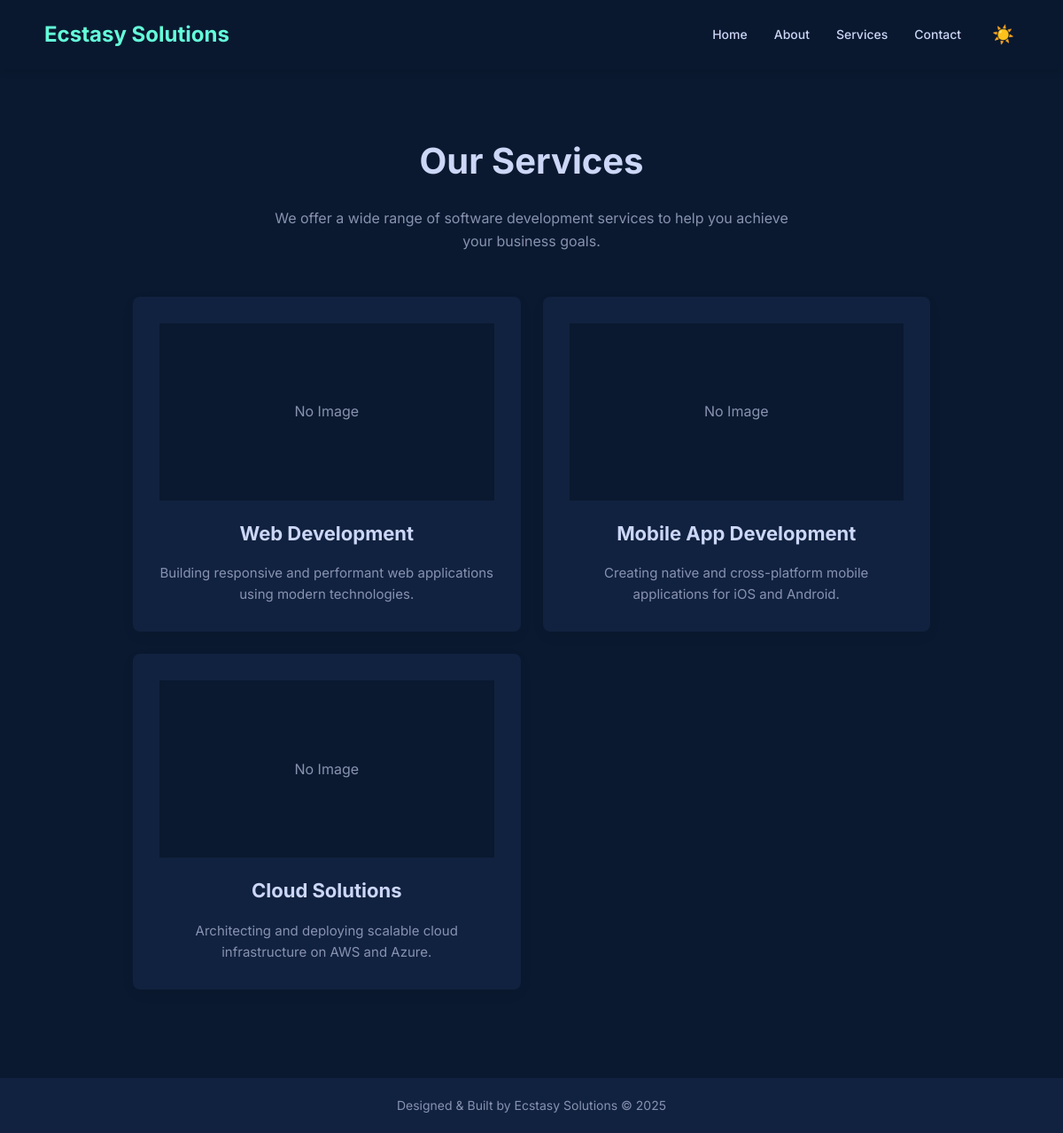
/services.php, run on the app's committed database.
### tables this page shows
CREATE TABLE `settings` (
  `id` int(11) NOT NULL AUTO_INCREMENT,
  `key_name` varchar(100) NOT NULL,
  `value` longtext,
  PRIMARY KEY (`id`),
  UNIQUE KEY `key_name` (`key_name`)
);

CREATE TABLE `services` (
  `id` int(11) NOT NULL AUTO_INCREMENT,
  `title` varchar(255) NOT NULL,
  `description` text NOT NULL,
  `image` varchar(255) DEFAULT NULL,
  `created_at` timestamp DEFAULT CURRENT_TIMESTAMP,
  PRIMARY KEY (`id`)
);

### includes/db.php (called while the page is built, shortened)
<?php
function get_setting($pdo, $key)
{
    $stmt = $pdo->prepare("SELECT value FROM settings WHERE key_name = ?");
    $stmt->execute([$key]);
    $result = $stmt->fetch();
    return $result ? $result['value'] : '';
}
?>

### services.php (the view, shortened to what this page needs)
<?php
require_once 'includes/db.php';
$stmt = $pdo->query("SELECT * FROM services ORDER BY created_at DESC");
$services = $stmt->fetchAll();
require_once 'includes/header.php';
?>
<section class="section" style="padding-top: 150px;">
    <h1 style="font-size: 40px; color: var(--heading-color); margin-bottom: 20px; text-align: center;">Our Services</h1>
    <p style="text-align: center; max-width: 600px; margin: 0 auto 50px auto;">
        We offer a wide range of software development services to help you achieve your business goals.
    </p>
    <div class="services-grid">
        <?php foreach ($services as $service): ?>
            <div class="service-card">
                <?php if ($service['image'] && file_exists("assets/images/services/" . $service['image'])): ?>
                    <img src="assets/images/services/<?php echo htmlspecialchars($service['image']); ?>"
                        alt="<?php echo htmlspecialchars($service['title']); ?>">
                <?php else: ?>
                    <div
                        style="width: 100%; height: 200px; background: var(--bg-color); margin-bottom: 20px; display: flex; align-items: center; justify-content: center;">
                        No Image</div>
                <?php endif; ?>
                <h3><?php echo htmlspecialchars($service['title']); ?></h3>
                <p><?php echo htmlspecialchars($service['description']); ?></p>
            </div>
        <?php endforeach; ?>
    </div>
</section>
<?php require_once 'includes/footer.php'; ?>

### includes/header.php (shortened to what this page needs)
<?php
require_once 'includes/db.php';
?>
<!DOCTYPE html>
<html lang="en">
<head>
    <link rel="stylesheet" href="assets/css/style.css?v=<?php echo time(); ?>">
</head>
<body>
    <header>
        <div class="logo"><?php echo htmlspecialchars(get_setting($pdo, 'site_title')); ?></div>
        <nav>
            <ul>
                <li><a href="index.php">Home</a></li>
                <li><a href="about.php">About</a></li>
                <li><a href="services.php">Services</a></li>
                <li><a href="contact.php">Contact</a></li>
                <li>
                    <button id="theme-toggle" class="theme-toggle" title="Toggle Theme">☀️</button>
                </li>
            </ul>
        </nav>
    </header>

### includes/footer.php (shortened to what this page needs)
<footer>
    <p>Designed & Built by Ecstasy Solutions &copy; <?php echo date('Y'); ?></p>
</footer>
</body>
</html>

### assets/css/style.css (style rules this page uses)
:root { --primary-color: #0a192f; --secondary-color: #64ffda; --text-color: #8892b0; --heading-color: #ccd6f6; --bg-color: #0a192f; --light-bg: #112240; --card-bg: #112240; --nav-bg: rgba(10, 25, 47, 0.85); --white: #ffffff; --shadow: 0 10px 30px -10px rgba(2, 12, 27, 0.7); --transition: all 0.3s ease; --font-main: 'Inter', sans-serif; }
* { margin: 0; padding: 0; box-sizing: border-box; }
body { font-family: var(--font-main); background-color: var(--bg-color); color: var(--text-color); line-height: 1.6; overflow-x: hidden; transition: background-color 0.3s ease, color 0.3s ease; }
a { text-decoration: none; color: inherit; transition: var(--transition); }
ul { list-style: none; }
header { position: fixed; top: 0; width: 100%; padding: 20px 50px; display: flex; justify-content: space-between; align-items: center; background-color: var(--nav-bg); backdrop-filter: blur(10px); z-index: 1000; box-shadow: 0 2px 10px rgba(0, 0, 0, 0.1); transition: background-color 0.3s ease; }
.logo { font-size: 24px; font-weight: 700; color: var(--secondary-color); }
nav ul { display: flex; gap: 30px; align-items: center; }
nav a { color: var(--heading-color); font-size: 14px; font-weight: 500; }
.theme-toggle { background: none; border: none; cursor: pointer; color: var(--heading-color); font-size: 20px; display: flex; align-items: center; justify-content: center; padding: 5px; border-radius: 50%; transition: var(--transition); }
.section { padding: 100px 150px; }
.services-grid { display: grid; grid-template-columns: repeat(auto-fit, minmax(300px, 1fr)); gap: 25px; text-align: center; }
.service-card { background-color: var(--card-bg); padding: 30px; border-radius: 8px; transition: var(--transition); cursor: default; box-shadow: 0 5px 15px rgba(0, 0, 0, 0.05); overflow: hidden; display: flex; flex-direction: column; align-items: center; }
.service-card h3 { color: var(--heading-color); margin-bottom: 15px; font-size: 22px; }
.service-card p { font-size: 15px; }
footer { text-align: center; padding: 20px; color: var(--text-color); font-size: 14px; background-color: var(--light-bg); }

### data on the page
settings: value "Ecstasy Solutions"
services: image "No Image", title "Web Development", description "Building responsive and performant web applications using modern technologies."
services: image "No Image", title "Mobile App Development", description "Creating native and cross-platform mobile applications for iOS and Android."
services: image "No Image", title "Cloud Solutions", description "Architecting and deploying scalable cloud infrastructure on AWS and Azure."
